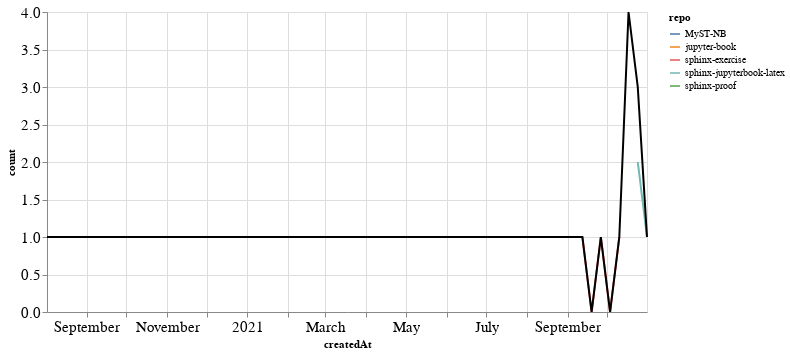

Notebook code for this chart:
### Markdown cell above
### PRs

### Code cell
prs_time = prs.groupby('repo').resample('W', on='createdAt').count()['author'].reset_index()
prs_time = prs_time.rename(columns={'author': 'count'})
prs_time_total = prs_time.groupby('createdAt').agg({"count": "sum"}).reset_index()

ch1 = alt.Chart(prs_time, width=600).mark_line().encode(
    x='createdAt',
    y='count',
    color='repo',
    tooltip="repo"
)

ch2 = alt.Chart(prs_time_total, width=600).mark_line(color="black").encode(
    x='createdAt',
    y='count',
)

ch1 + ch2

### Figure 1 — Vega-Lite specification as saved in the notebook (floating-point values rounded to 4 significant figures)
{"config": {"axisLeft": {"labelFontSize": 15}, "axisBottom": {"labelFontSize": 15}}, "layer": [{"data": {"name": "data-3b97bcfdfbfcccd33ea6a67c928c4fa1"}, "mark": "line", "encoding": {"color": {"type": "nominal", "field": "repo"}, "tooltip": {"type": "nominal", "field": "repo"}, "x": {"type": "temporal", "field": "createdAt"}, "y": {"type": "quantitative", "field": "count"}}, "width": 600}, {"data": {"name": "data-2c8c5155a1e120f9b47618fe2ec4e3d0"}, "mark": {"type": "line", "color": "black"}, "encoding": {"x": {"type": "temporal", "field": "createdAt"}, "y": {"type": "quantitative", "field": "count"}}, "width": 600}], "$schema": "https://vega.github.io/schema/vega-lite/v4.8.1.json", "datasets": {"data-3b97bcfdfbfcccd33ea6a67c928c4fa1": [{"repo": "MyST-NB", "createdAt": "2021-10-24T00:00:00", "count": 1}, {"repo": "jupyter-book", "createdAt": "2020-08-02T00:00:00", "count": 1}, {"repo": "sphinx-exercise", "createdAt": "2021-09-12T00:00:00", "count": 1}, {"repo": "sphinx-exercise", "createdAt": "2021-09-19T00:00:00", "count": 0}, {"repo": "sphinx-exercise", "createdAt": "2021-09-26T00:00:00", "count": 1}, {"repo": "sphinx-exercise", "createdAt": "2021-10-03T00:00:00", "count": 0}, {"repo": "sphinx-exercise", "createdAt": "2021-10-10T00:00:00", "count": 1}, {"repo": "sphinx-jupyterbook-latex", "createdAt": "2021-10-24T00:00:00", "count": 2}, {"repo": "sphinx-jupyterbook-latex", "createdAt": "2021-10-31T00:00:00", "count": 1}, {"repo": "sphinx-proof", "createdAt": "2021-10-17T00:00:00", "count": 4}], "data-2c8c5155a1e120f9b47618fe2ec4e3d0": [{"createdAt": "2020-08-02T00:00:00", "count": 1}, {"createdAt": "2021-09-12T00:00:00", "count": 1}, {"createdAt": "2021-09-19T00:00:00", "count": 0}, {"createdAt": "2021-09-26T00:00:00", "count": 1}, {"createdAt": "2021-10-03T00:00:00", "count": 0}, {"createdAt": "2021-10-10T00:00:00", "count": 1}, {"createdAt": "2021-10-17T00:00:00", "count": 4}, {"createdAt": "2021-10-24T00:00:00", "count": 3}, {"createdAt": "2021-10-31T00:00:00", "count": 1}]}}
